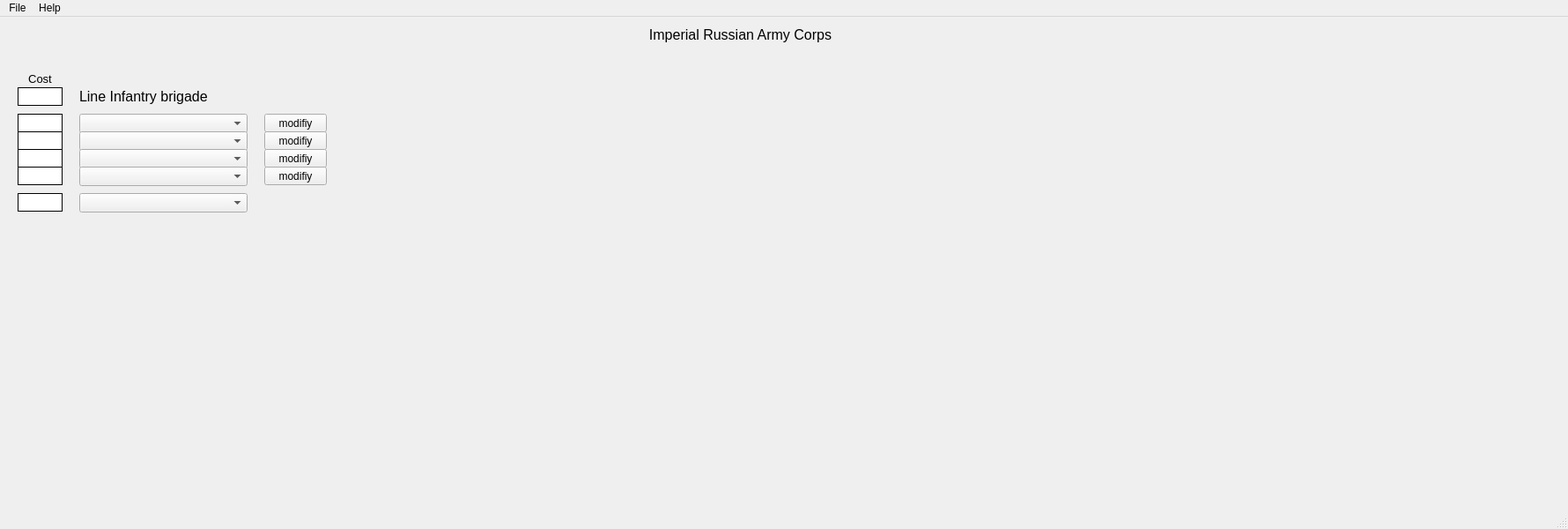
<?xml version="1.0" encoding="UTF-8"?>
<ui version="4.0">
 <class>RusCorpsWindow</class>
 <widget class="QMainWindow" name="RusCorpsWindow">
  <property name="geometry">
   <rect>
    <x>0</x>
    <y>0</y>
    <width>1780</width>
    <height>600</height>
   </rect>
  </property>
  <property name="windowTitle">
   <string>MainWindow</string>
  </property>
  <property name="documentMode">
   <bool>false</bool>
  </property>
  <widget class="QWidget" name="centralwidget">
   <widget class="QLabel" name="label">
    <property name="geometry">
     <rect>
      <x>90</x>
      <y>70</y>
      <width>191</width>
      <height>41</height>
     </rect>
    </property>
    <property name="text">
     <string>&lt;html&gt;&lt;head/&gt;&lt;body&gt;&lt;p&gt;&lt;span style=&quot; font-size:12pt;&quot;&gt;Line Infantry brigade&lt;/span&gt;&lt;/p&gt;&lt;/body&gt;&lt;/html&gt;</string>
    </property>
   </widget>
   <widget class="QComboBox" name="aBrgdFirstBattalion">
    <property name="geometry">
     <rect>
      <x>90</x>
      <y>110</y>
      <width>191</width>
      <height>22</height>
     </rect>
    </property>
   </widget>
   <widget class="QComboBox" name="aBrgdSecondBattalion">
    <property name="geometry">
     <rect>
      <x>90</x>
      <y>130</y>
      <width>191</width>
      <height>22</height>
     </rect>
    </property>
   </widget>
   <widget class="QComboBox" name="aBrgdThirdBattalion">
    <property name="geometry">
     <rect>
      <x>90</x>
      <y>150</y>
      <width>191</width>
      <height>22</height>
     </rect>
    </property>
   </widget>
   <widget class="QComboBox" name="aBrgdFourthBattalion">
    <property name="geometry">
     <rect>
      <x>90</x>
      <y>170</y>
      <width>191</width>
      <height>22</height>
     </rect>
    </property>
   </widget>
   <widget class="QComboBox" name="aBrgdAdditionalBattalion">
    <property name="geometry">
     <rect>
      <x>90</x>
      <y>200</y>
      <width>191</width>
      <height>22</height>
     </rect>
    </property>
   </widget>
   <widget class="QLabel" name="mainTitle">
    <property name="geometry">
     <rect>
      <x>670</x>
      <y>0</y>
      <width>341</width>
      <height>41</height>
     </rect>
    </property>
    <property name="text">
     <string>&lt;html&gt;&lt;head/&gt;&lt;body&gt;&lt;p&gt;&lt;span style=&quot; font-size:12pt;&quot;&gt;Imperial Russian Army Corps&lt;/span&gt;&lt;/p&gt;&lt;/body&gt;&lt;/html&gt;</string>
    </property>
    <property name="alignment">
     <set>Qt::AlignCenter</set>
    </property>
   </widget>
   <widget class="QLabel" name="aBrgdAddBattalionCost">
    <property name="geometry">
     <rect>
      <x>20</x>
      <y>200</y>
      <width>51</width>
      <height>21</height>
     </rect>
    </property>
    <property name="font">
     <font>
      <pointsize>10</pointsize>
     </font>
    </property>
    <property name="styleSheet">
     <string notr="true">background-color: rgb(255, 255, 255);</string>
    </property>
    <property name="frameShape">
     <enum>QFrame::Box</enum>
    </property>
    <property name="frameShadow">
     <enum>QFrame::Plain</enum>
    </property>
    <property name="text">
     <string/>
    </property>
    <property name="alignment">
     <set>Qt::AlignCenter</set>
    </property>
   </widget>
   <widget class="QLabel" name="aBrgdFourthBattalionCost">
    <property name="geometry">
     <rect>
      <x>20</x>
      <y>170</y>
      <width>51</width>
      <height>21</height>
     </rect>
    </property>
    <property name="font">
     <font>
      <pointsize>10</pointsize>
     </font>
    </property>
    <property name="styleSheet">
     <string notr="true">background-color: rgb(255, 255, 255);</string>
    </property>
    <property name="frameShape">
     <enum>QFrame::Box</enum>
    </property>
    <property name="text">
     <string/>
    </property>
    <property name="alignment">
     <set>Qt::AlignCenter</set>
    </property>
   </widget>
   <widget class="QLabel" name="aBrgdThirdBattalionCost">
    <property name="geometry">
     <rect>
      <x>20</x>
      <y>150</y>
      <width>51</width>
      <height>21</height>
     </rect>
    </property>
    <property name="font">
     <font>
      <pointsize>10</pointsize>
     </font>
    </property>
    <property name="styleSheet">
     <string notr="true">background-color: rgb(255, 255, 255);</string>
    </property>
    <property name="frameShape">
     <enum>QFrame::Box</enum>
    </property>
    <property name="text">
     <string/>
    </property>
    <property name="alignment">
     <set>Qt::AlignCenter</set>
    </property>
   </widget>
   <widget class="QLabel" name="aBrgdSecondBattalionCost">
    <property name="geometry">
     <rect>
      <x>20</x>
      <y>130</y>
      <width>51</width>
      <height>21</height>
     </rect>
    </property>
    <property name="font">
     <font>
      <pointsize>10</pointsize>
     </font>
    </property>
    <property name="styleSheet">
     <string notr="true">background-color: rgb(255, 255, 255);</string>
    </property>
    <property name="frameShape">
     <enum>QFrame::Box</enum>
    </property>
    <property name="text">
     <string/>
    </property>
    <property name="alignment">
     <set>Qt::AlignCenter</set>
    </property>
   </widget>
   <widget class="QLabel" name="aBrgdFirstBattalionCost">
    <property name="geometry">
     <rect>
      <x>20</x>
      <y>110</y>
      <width>51</width>
      <height>21</height>
     </rect>
    </property>
    <property name="font">
     <font>
      <pointsize>10</pointsize>
     </font>
    </property>
    <property name="autoFillBackground">
     <bool>false</bool>
    </property>
    <property name="styleSheet">
     <string notr="true">background-color: rgb(255, 255, 255);</string>
    </property>
    <property name="frameShape">
     <enum>QFrame::Box</enum>
    </property>
    <property name="text">
     <string/>
    </property>
    <property name="alignment">
     <set>Qt::AlignCenter</set>
    </property>
   </widget>
   <widget class="QLabel" name="aBrgdTotalCost">
    <property name="geometry">
     <rect>
      <x>20</x>
      <y>80</y>
      <width>51</width>
      <height>21</height>
     </rect>
    </property>
    <property name="font">
     <font>
      <pointsize>10</pointsize>
     </font>
    </property>
    <property name="styleSheet">
     <string notr="true">background-color: rgb(255, 255, 255);</string>
    </property>
    <property name="frameShape">
     <enum>QFrame::Box</enum>
    </property>
    <property name="text">
     <string/>
    </property>
    <property name="alignment">
     <set>Qt::AlignCenter</set>
    </property>
   </widget>
   <widget class="QLabel" name="Cost">
    <property name="geometry">
     <rect>
      <x>20</x>
      <y>60</y>
      <width>51</width>
      <height>21</height>
     </rect>
    </property>
    <property name="font">
     <font>
      <pointsize>10</pointsize>
     </font>
    </property>
    <property name="styleSheet">
     <string notr="true"/>
    </property>
    <property name="frameShape">
     <enum>QFrame::NoFrame</enum>
    </property>
    <property name="text">
     <string>Cost</string>
    </property>
    <property name="alignment">
     <set>Qt::AlignCenter</set>
    </property>
   </widget>
   <widget class="QPushButton" name="aBrFirstBttlnModPushButton">
    <property name="geometry">
     <rect>
      <x>300</x>
      <y>110</y>
      <width>71</width>
      <height>21</height>
     </rect>
    </property>
    <property name="text">
     <string>modifiy</string>
    </property>
   </widget>
   <widget class="QPushButton" name="aBrSecondBttlnModPushButton">
    <property name="geometry">
     <rect>
      <x>300</x>
      <y>130</y>
      <width>71</width>
      <height>21</height>
     </rect>
    </property>
    <property name="text">
     <string>modifiy</string>
    </property>
   </widget>
   <widget class="QPushButton" name="aBrThirdBttlnModPushButton">
    <property name="geometry">
     <rect>
      <x>300</x>
      <y>150</y>
      <width>71</width>
      <height>21</height>
     </rect>
    </property>
    <property name="text">
     <string>modifiy</string>
    </property>
   </widget>
   <widget class="QPushButton" name="aBrFourthBttlnModPushButton">
    <property name="geometry">
     <rect>
      <x>300</x>
      <y>170</y>
      <width>71</width>
      <height>21</height>
     </rect>
    </property>
    <property name="text">
     <string>modifiy</string>
    </property>
   </widget>
  </widget>
  <widget class="QMenuBar" name="menubar">
   <property name="geometry">
    <rect>
     <x>0</x>
     <y>0</y>
     <width>1780</width>
     <height>26</height>
    </rect>
   </property>
   <widget class="QMenu" name="menuFile">
    <property name="title">
     <string>File</string>
    </property>
    <addaction name="actionSave"/>
   </widget>
   <widget class="QMenu" name="menuHelp">
    <property name="title">
     <string>Help</string>
    </property>
   </widget>
   <addaction name="menuFile"/>
   <addaction name="menuHelp"/>
  </widget>
  <widget class="QStatusBar" name="statusbar"/>
  <action name="actionSave">
   <property name="text">
    <string>Save</string>
   </property>
  </action>
 </widget>
 <resources/>
 <connections/>
</ui>
